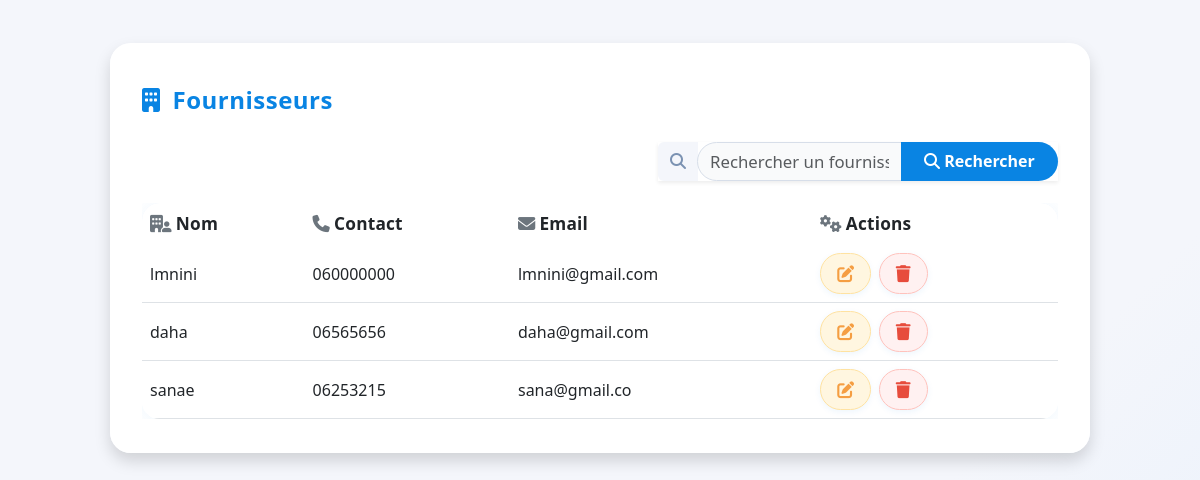
The app's page /fournisseurs/ (signed in) with its own data.
### inventory/models.py (models this page shows, shortened)
class Fournisseur(models.Model):
    user = models.OneToOneField(
        CustomUser, on_delete=models.CASCADE,
        limit_choices_to={'role': 'fournisseur'},
        related_name='fournisseur_profile',
        null=True, blank=True  # ← autorise les fournisseurs sans user
    )
    nom     = models.CharField(max_length=100)
    contact = models.CharField(max_length=20)
    email   = models.EmailField(unique=False)
    adresse = models.CharField(max_length=255, blank=True, null=True)

### inventory/views.py (the view)
# urls.py: path('fournisseurs/', fournisseur_list, name='fournisseur_list'),
@login_required
@user_passes_test(is_gestionnaire)
def fournisseur_list(request):
    fournisseurs = Fournisseur.objects.all()
    return render(request, 'fournisseur_list.html', {'fournisseurs': fournisseurs})

### inventory/views.py (called while the page is built)
def is_gestionnaire(user):
    return user.role in ['gestionnaire', 'admin']

### templates/fournisseur_list.html (shortened to what this page needs)
{% load static %}
<!DOCTYPE html>
<html lang="fr">
<head>
  <link href="https://cdn.jsdelivr.net/npm/bootstrap@5.3.0/dist/css/bootstrap.min.css" rel="stylesheet">
  <link rel="stylesheet" href="https://cdnjs.cloudflare.com/ajax/libs/font-awesome/6.4.0/css/all.min.css">
</head>
<body>
<div class="fournisseur-wrapper shadow">
  <div class="page-title mb-4">
    <i class="fas fa-building"></i> Fournisseurs
  </div>
  <form method="get" class="search-bar">
    <div class="input-group shadow-sm">
      <span class="input-group-text"><i class="fas fa-search"></i></span>
      <input type="text" name="q" value="{{ request.GET.q }}" placeholder="Rechercher un fournisseur…" class="form-control">
      <button class="btn" type="submit"><i class="fas fa-search"></i> Rechercher</button>
    </div>
  </form>
  <div class="table-responsive">
    <table class="table align-middle">
      <thead>
        <tr>
          <th><i class="fas fa-building-user text-secondary me-1"></i>Nom</th>
          <th><i class="fas fa-phone text-secondary me-1"></i>Contact</th>
          <th><i class="fas fa-envelope text-secondary me-1"></i>Email</th>
          <th><i class="fas fa-cogs text-secondary me-1"></i>Actions</th>
        </tr>
      </thead>
      <tbody>
        {% for f in fournisseurs %}
        <tr>
          <td>{{ f.nom }}</td>
          <td>{{ f.contact }}</td>
          <td>{{ f.email }}</td>
          <td class="action-btns">
            <a href="{% url 'edit_fournisseur' f.pk %}" class="btn btn-sm btn-warning" title="Modifier">
              <i class="fas fa-edit"></i>
            </a>
            <a href="{% url 'delete_fournisseur' f.pk %}" class="btn btn-sm btn-danger" title="Supprimer">
              <i class="fas fa-trash"></i>
            </a>
          </td>
        </tr>
        {% endfor %}
      </tbody>
    </table>
  </div>
</div>
</body>
</html>

### templates/fournisseur_list.html (style rules this page uses)
body { background: linear-gradient(135deg, #f4f6fb 70%, #e8f0fc 100%); font-family: 'Segoe UI', 'Roboto', Arial, sans-serif; color: #232d39; min-height: 100vh; }
.fournisseur-wrapper { max-width: 980px; margin: 2.7rem auto 2.1rem auto; background: rgba(255,255,255,0.98); border-radius: 1.3rem; box-shadow: 0 8px 32px 0 rgba(52, 87, 179, 0.10); padding: 2.4rem 2rem 2.1rem 2rem; animation: fadeIn .8s cubic-bezier(.21,1.11,.57,1) both; }
.page-title { font-size: 1.5rem; font-weight: 800; color: #0984e3; letter-spacing: 0.5px; margin-bottom: 1.7rem; display: flex; align-items: center; gap: .75rem; }
.search-bar { max-width: 400px; margin-bottom: 1.4rem; margin-left: auto; margin-right: 0; }
.search-bar .input-group-text { background: #f4f6fb; border: none; color: #7b92b2; }
.search-bar .form-control { border-radius: 2rem 0 0 2rem !important; background: #f9fafb; border: 1.3px solid #d7dee9; font-size: 1.05rem; box-shadow: none; }
.search-bar .btn { border-radius: 0 2rem 2rem 0 !important; font-weight: 600; background: #0984e3; border: none; color: #fff; padding: .45rem 1.45rem; transition: background .16s; }
.table { border-radius: 1.1rem; overflow: hidden; background: rgba(255,255,255,0.97); margin-bottom: 0; box-shadow: 0 2px 20px #0984e313; }
thead { background: #e8f0fc; }
thead th { color: #222a36; font-weight: 700; font-size: 1.08rem; border-bottom: none; border-top: none; vertical-align: middle; letter-spacing: .2px; }
td, th { vertical-align: middle; }
.action-btns .btn { font-size: 1.06rem; padding: .4em .95em; border-radius: 2rem; box-shadow: 0 2px 6px #0984e112; margin-right: .2em; transition: filter .12s; }
.btn-warning { background: #fff6e0; color: #f59e42; border: 1px solid #ffe2a1; }
.btn-danger { background: #fff1f1; color: #e74c3c; border: 1px solid #ffc2bc; }

### records on screen
Fournisseur: nom "lmnini", contact "060000000", email "lmnini@gmail.com"
Fournisseur: nom "daha", contact "06565656", email "daha@gmail.com"
Fournisseur: nom "sanae", contact "06253215", email "sana@gmail.co"
